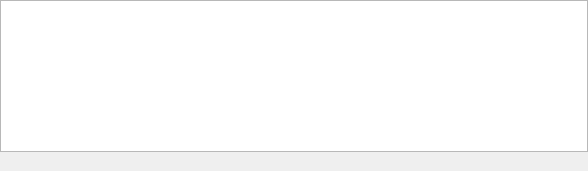
<?xml version="1.0" encoding="UTF-8"?>
<ui version="4.0">
 <class>FindResultsWidget</class>
 <widget class="QWidget" name="FindResultsWidget">
  <property name="geometry">
   <rect>
    <x>0</x>
    <y>0</y>
    <width>588</width>
    <height>171</height>
   </rect>
  </property>
  <property name="windowTitle">
   <string>DockWidget</string>
  </property>
  <layout class="QVBoxLayout" name="verticalLayout">
   <property name="spacing">
    <number>5</number>
   </property>
   <property name="leftMargin">
    <number>0</number>
   </property>
   <property name="topMargin">
    <number>0</number>
   </property>
   <property name="rightMargin">
    <number>0</number>
   </property>
   <property name="bottomMargin">
    <number>0</number>
   </property>
   <item>
    <widget class="QTreeView" name="treeView">
     <property name="dragEnabled">
      <bool>true</bool>
     </property>
     <property name="dragDropMode">
      <enum>QAbstractItemView::DragOnly</enum>
     </property>
     <property name="defaultDropAction">
      <enum>Qt::CopyAction</enum>
     </property>
     <attribute name="headerVisible">
      <bool>false</bool>
     </attribute>
    </widget>
   </item>
   <item>
    <widget class="QLabel" name="status">
     <property name="text">
      <string/>
     </property>
    </widget>
   </item>
  </layout>
 </widget>
 <resources/>
 <connections/>
</ui>
